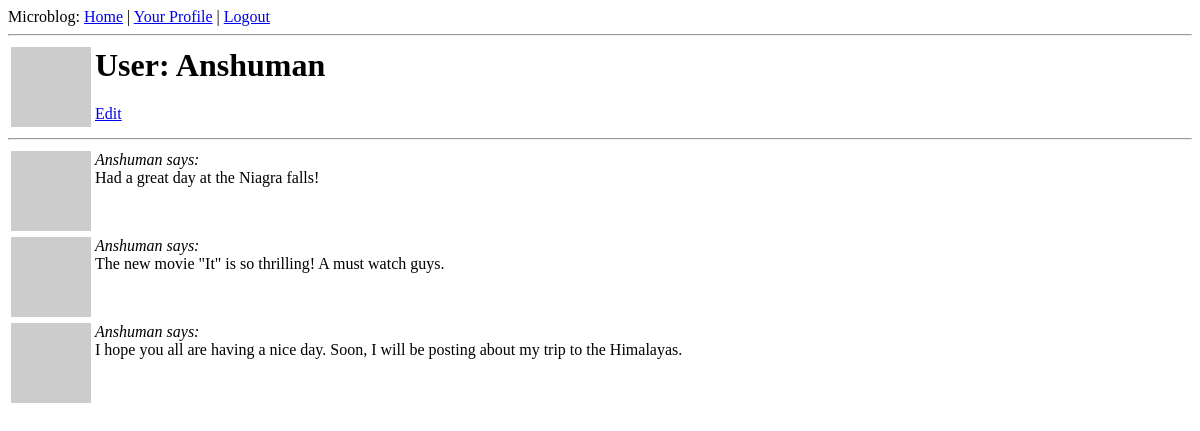
The app's page /user/Anshuman (signed in), older data.
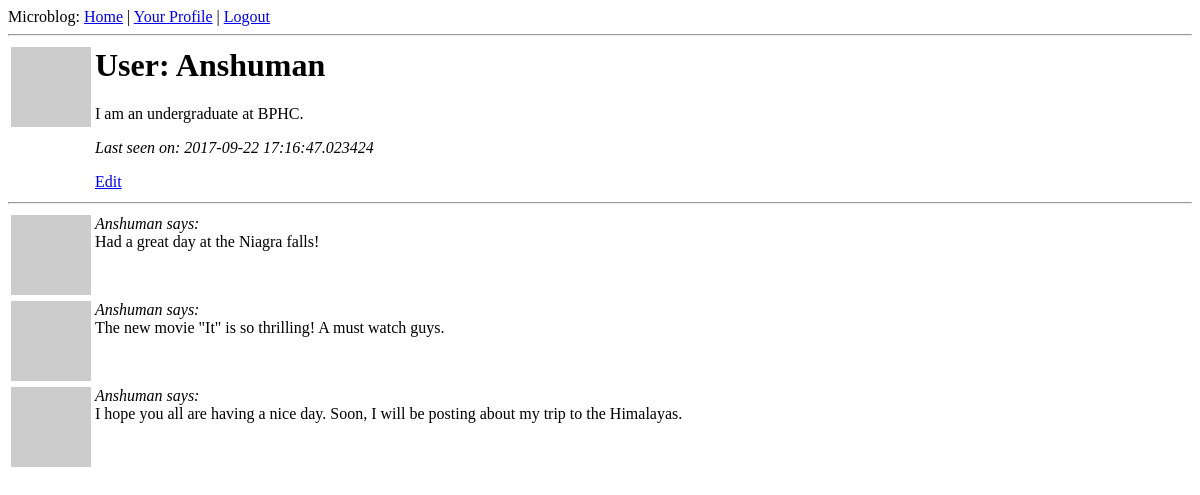
The same page, newer data.
### app/models.py (models this page shows, shortened)
class User(db.Model):
    id = db.Column(db.Integer, primary_key=True)
    nickname = db.Column(db.String(64), index=True, unique=True)
    email = db.Column(db.String(120), index=True, unique=True)
    posts = db.relationship('Post', backref='author', lazy='dynamic')
    about_me = db.Column(db.String(140))
    last_seen = db.Column(db.DateTime)
    followers = db.Table('followers',
    db.Column('follower_id', db.Integer, db.ForeignKey('user.id')),
    db.Column('followed_id', db.Integer, db.ForeignKey('user.id'))
    )
    followed = db.relationship('User',
                               secondary=followers,
                               primaryjoin=(followers.c.follower_id == id),
                               secondaryjoin=(followers.c.followed_id == id),
                               backref=db.backref('followers', lazy='dynamic'),
                               lazy='dynamic')
    @property
    def is_authenticated(self):
        return True
    def avatar(self, size):
        return ('http://www.gravatar.com/avatar/%s?d=mm&s=%d' % (md5(self.email.encode('utf-8')).hexdigest(), size))

### app/views.py (the view)
@app.route('/user/<nickname>')
@login_required
def user(nickname):
    user = User.query.filter_by(nickname=nickname).first()
    if user == None:
        flash('User %s not found.' % nickname)
        return redirect(url_for('index'))
    posts = [
        {'author': user, 'body': 'Had a great day at the Niagra falls!'},
        {'author': user, 'body': 'The new movie "It" is so thrilling! A must watch guys.'},
        {'author': user, 'body': 'I hope you all are having a nice day. Soon, I will be posting about my trip to the Himalayas.'}
    ]
    return render_template('user.html',
                           user=user,
                           posts=posts)

### app/views.py (called while the page is built)
@lm.user_loader
def load_user(id):
    return User.query.get(int(id))

@app.before_request
def before_request():
    g.user = current_user
    if g.user.is_authenticated:
        g.user.last_seen = datetime.utcnow()
        db.session.add(g.user)
        db.session.commit()

### app/templates/user.html
{% extends "base.html" %}
{% block content %}
  <table>
    <tr valign="top">
      <td><img src="{{user.avatar(128)}}"></td>
      <td>
        <h1>User: {{user.nickname}}</h1>
          {% if user.about_me %}<p>{{ user.about_me }}</p>{% endif %}
          {% if user.last_seen %}<p><i>Last seen on: {{ user.last_seen }}</i></p>{% endif %}
          {% if user.id == g.user.id %}<p><a href="{{ url_for('edit') }}">Edit</a></p>{% endif %}
      </td>
    </tr>
  </table>
  <hr>
  {% for post in posts %}
    {% include 'post.html' %}
  {% endfor %}
{% endblock %}

### app/templates/base.html (shortened to what this page needs)
<html>
  <head>
  </head>
  <body>
     <div>Microblog:
        <a href="{{ url_for('index') }}">Home</a>
        {% if g.user.is_authenticated %}
        | <a href="{{ url_for('user', nickname=g.user.nickname) }}">Your Profile</a>
        | <a href="{{ url_for('logout') }}">Logout</a>
        {% endif %}
    </div>
    <hr>
    {% block content %}{% endblock %}
  </body>
</html>

### app/templates/post.html
<table>
    <tr valign="top">
        <td><img src="{{ post.author.avatar(50) }}"></td><td><i>{{ post.author.nickname }} says:</i><br>{{ post.body }}</td>
    </tr>
</table>

Row changes from the older to the newer data that the page shows:
changed User "Anshuman": about_me (not shown) → "I am an undergraduate at BPHC."; last_seen (not shown) → "2017-09-22 17:16:47.023424"
Text that changed along with them:
text now shown: "Last seen on:"
